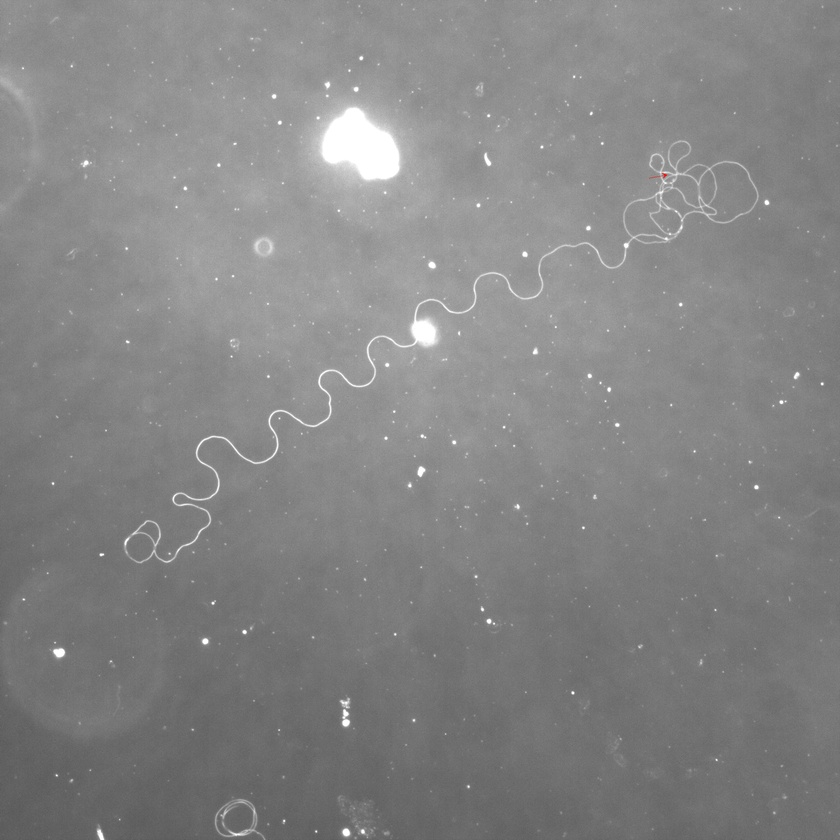
#> input picture data/easy/24708.1_2 at 20X.jpg, 840 x 840 px, shrunk from 2048 x 2048 before the run
$ python SerialThinning.py
#> lines starting #> are read from the running program, lines starting #| are printed output that depends on the picture; after the words box and inside, x2 and y2 are one past the last pixel; in counts of white or black regions, pixels touching at a corner belong together
#> in main, image is the input picture: PIL image 840x840 RGB; mean R, G, B 132.9, 132.9, 132.9
from PIL import Image
import numpy as np
from matplotlib import pyplot as plt
from matplotlib.widgets import PolygonSelector, Button
from matplotlib.path import Path
import cv2


def convert_to_binary(image_array, threshold):
    """
    Convert an image array to a binary image based on the threshold.

    Parameters:
    - image_array: NumPy array of the image (can be grayscale or RGB)
    - threshold: Intensity value (0-255) to separate foreground from background

    Returns:
    - binary_image: Binary image as a NumPy array (values are 0 or 255)
    """
#> called with threshold = 200
    # Convert to grayscale (if needed)
    if len(image_array.shape) == 3:
        grayscale = cv2.cvtColor(image_array, cv2.COLOR_RGB2GRAY)
    else:
        grayscale = image_array

    # Apply Otsu's thresholding
    _, binary_image = cv2.threshold(grayscale, 0, 255, cv2.THRESH_BINARY + cv2.THRESH_OTSU)
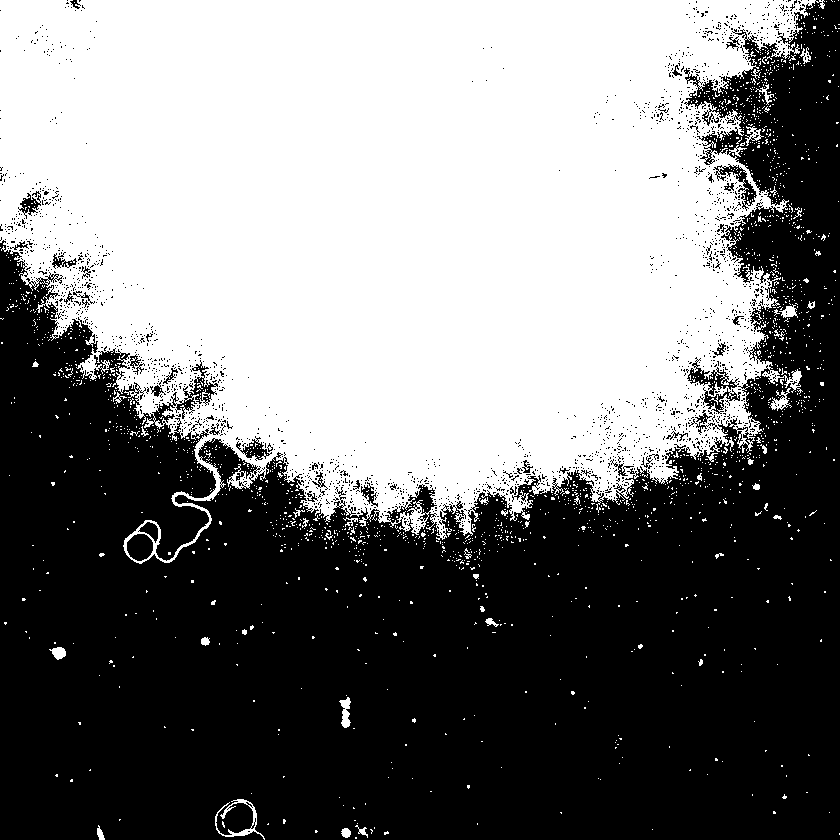
#> binary_image: shape (840, 840); 47.9% white; 1995 white regions (1952 under 20 px), largest, box (x1, y1, x2, y2) and area: (0, 0, 825, 564) 329953, (215, 799, 265, 840) 413, (339, 697, 351, 728) 214

    return binary_image


    """
    Let the user draw a polygon around an ROI and mask the outside region.

    Parameters:
    - image_array: NumPy array of the image (can be grayscale or RGB).
    - background_value: Pixel value to set outside the ROI.

    Returns:
    - masked_image: Image array with the outside region set to the background.
    """
    # Display the image for interactive selection
    fig, ax = plt.subplots()
    ax.imshow(image_array, interpolation='nearest')

    # Store the polygon vertices
    vertices = []

    # Function to capture polygon vertices
    def onselect(vertices_local):
        nonlocal vertices
        vertices = vertices_local

    # Create a PolygonSelector widget
    selector = PolygonSelector(ax, onselect)

    # Wait for the user to finish drawing
    print("Draw a polygon around the area of interest and press ENTER.")
    plt.show()

    # Check if vertices were drawn
    if not vertices:
        print("No ROI selected.")
        return image_array

    # Create a mask based on the polygon
    path = Path(vertices)
    h, w = image_array.shape[:2]
    y, x = np.mgrid[:h, :w]
    points = np.vstack((x.ravel(), y.ravel())).T
    mask = path.contains_points(points).reshape(h, w)

    # Apply mask to the image
    masked_image = np.where(mask[..., None], image_array, background_value)

    return masked_image

def draw_roi_and_mask(image_array, background_value=0):
    """
    Let the user draw a polygon around an ROI and mask the outside region with a button press.

    Parameters:
    - image_array: NumPy array of the image (can be grayscale or RGB).
    - background_value: Pixel value to set outside the ROI.

    Returns:
    - None
    """
#> called with background_value = 0
    # Store the polygon vertices
    vertices = []
    masked_image = None

    # Callback for PolygonSelector
    def onselect(verts):
        nonlocal vertices
        vertices = verts

    # [56 lines left out: function on_button_click, not called in this run]


    # Plot the image and setup PolygonSelector
    fig, ax = plt.subplots()
    ax.imshow(image_array, interpolation='nearest')
    selector = PolygonSelector(ax, onselect)

    # Add a button
    ax_button = plt.axes([0.8, 0.05, 0.1, 0.075])  # Position of the button [x, y, width, height]
    button = Button(ax_button, 'Apply Mask')
    button.on_clicked(on_button_click)

    print("Draw a polygon around the area of interest, then click 'Apply Mask' to proceed.")
    plt.show()
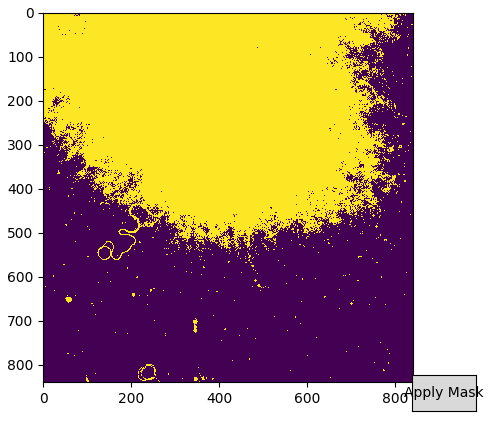
#> figure drawn by matplotlib, 1 panel

    return masked_image


# [10 lines left out: function show_image, not called in this run]


# Import test data

def main():
    image_path = "data/easy/24708.1_2 at 20X.jpg"
    image = Image.open(image_path)

    # Convert to numpy array
    image_array = np.array(image)
    binary_image_array = convert_to_binary(image_array, 200)

    # Allow the user to draw an ROI and mask the image
    # draw_roi_and_mask(binary_image_array, background_value=255)
    draw_roi_and_mask(binary_image_array)


main()

$ run again, with data/easy/24708.1_1 at 20X.jpg copied over data/easy/24708.1_2 at 20X.jpg
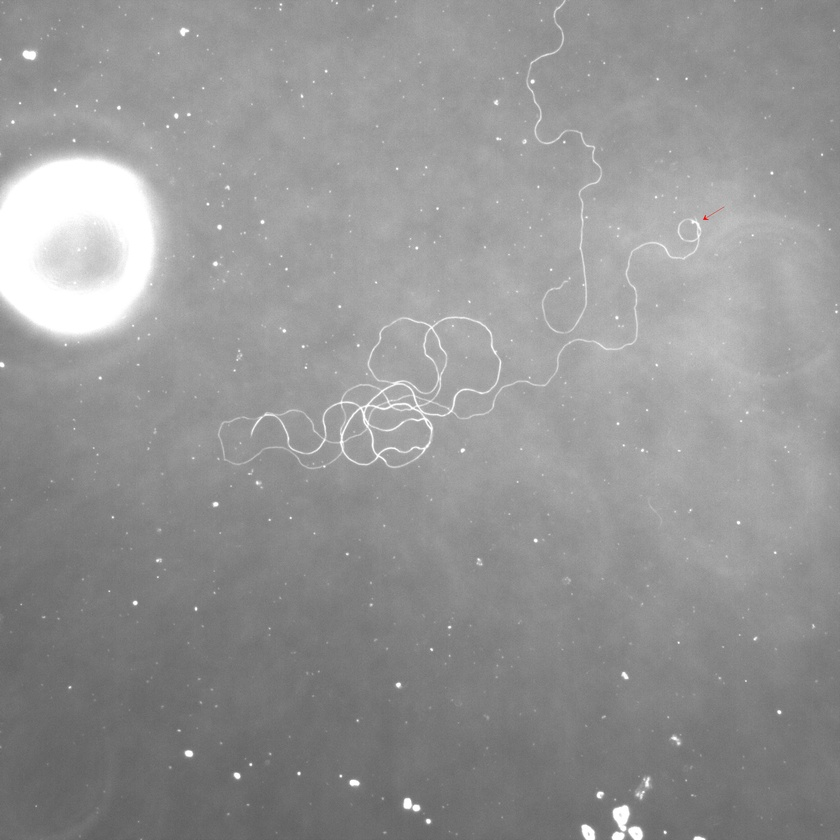
#> input picture data/easy/24708.1_1 at 20X.jpg, 840 x 840 px, shrunk from 2048 x 2048 before the run
#> in main, image is the input picture: PIL image 840x840 RGB; mean R, G, B 148.7, 148.7, 148.7
#> in convert_to_binary, `_, binary_image = cv2.threshold(grayscale, 0, 255, cv2.THRESH_BINARY +..`:
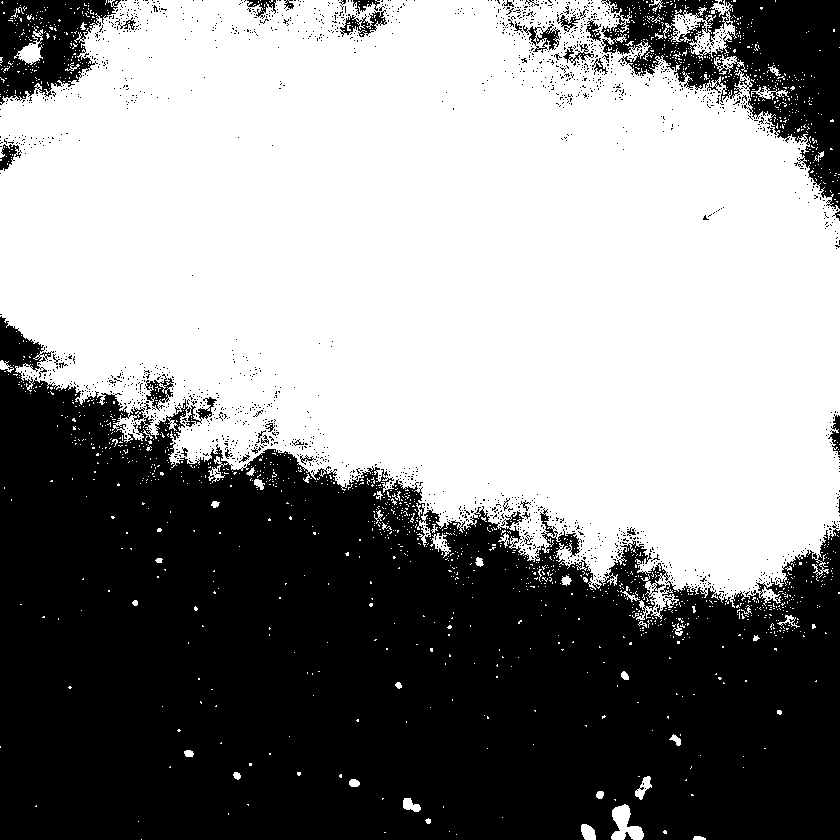
#> binary_image: shape (840, 840); 55.1% white; 1850 black regions (1808 under 20 px), largest, box (x1, y1, x2, y2) and area: (0, 316, 840, 840) 281694, (601, 0, 840, 209) 20542, (0, 0, 121, 105) 7281
#> in draw_roi_and_mask, `plt.show()`:
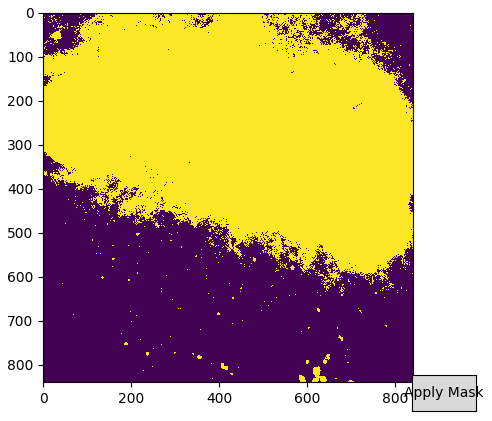
#> figure drawn by matplotlib, 1 panel

$ run again, with data/easy/24708.1_3 at 20X.jpg copied over data/easy/24708.1_2 at 20X.jpg
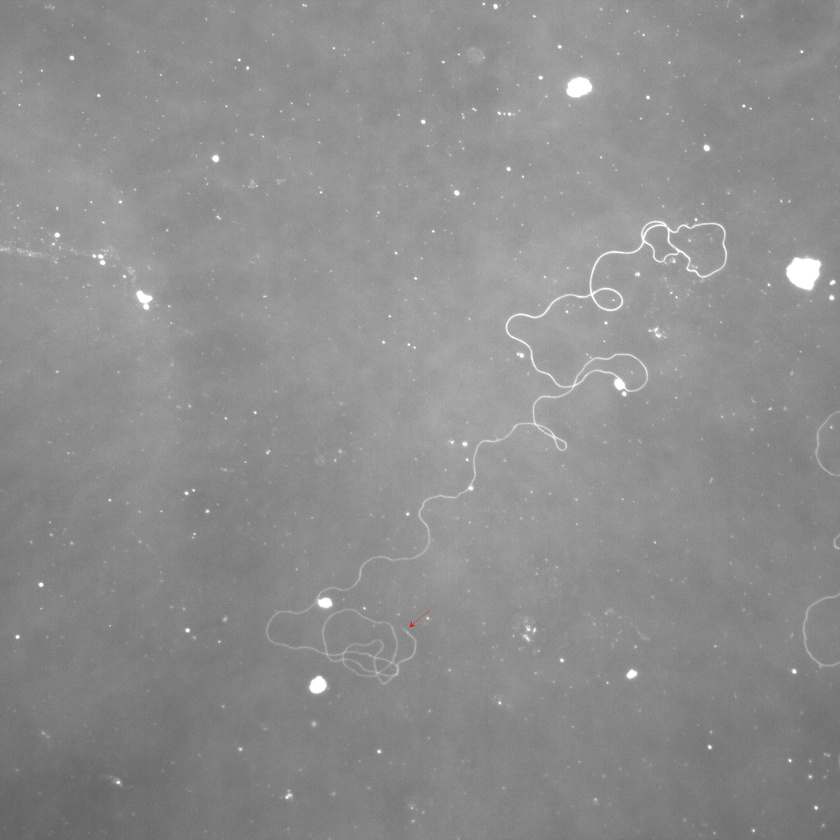
#> input picture data/easy/24708.1_3 at 20X.jpg, 840 x 840 px, shrunk from 2048 x 2048 before the run
#> in main, image is the input picture: PIL image 840x840 RGB; mean R, G, B 142.2, 142.2, 142.2
#> in convert_to_binary, `_, binary_image = cv2.threshold(grayscale, 0, 255, cv2.THRESH_BINARY +..`:
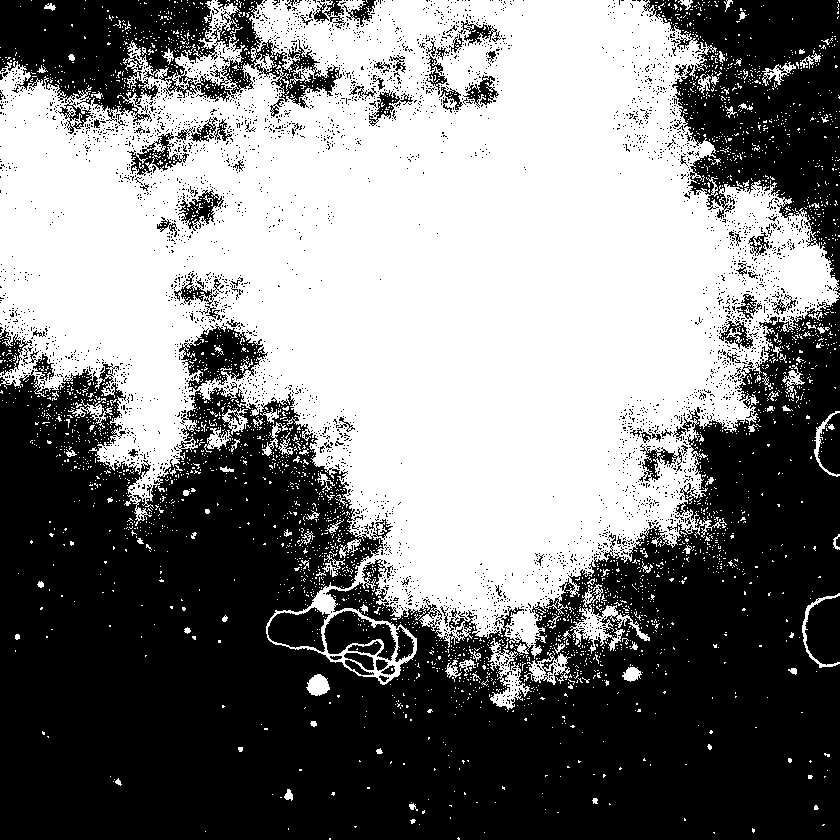
#> binary_image: shape (840, 840); 49.3% white; 3474 white regions (3359 under 20 px), largest, box (x1, y1, x2, y2) and area: (0, 0, 840, 685) 328481, (570, 604, 650, 654) 1254, (488, 638, 532, 710) 1071
#> in draw_roi_and_mask, `plt.show()`:
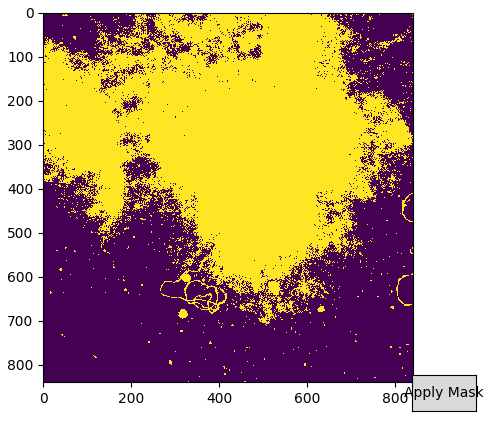
#> figure drawn by matplotlib, 1 panel
